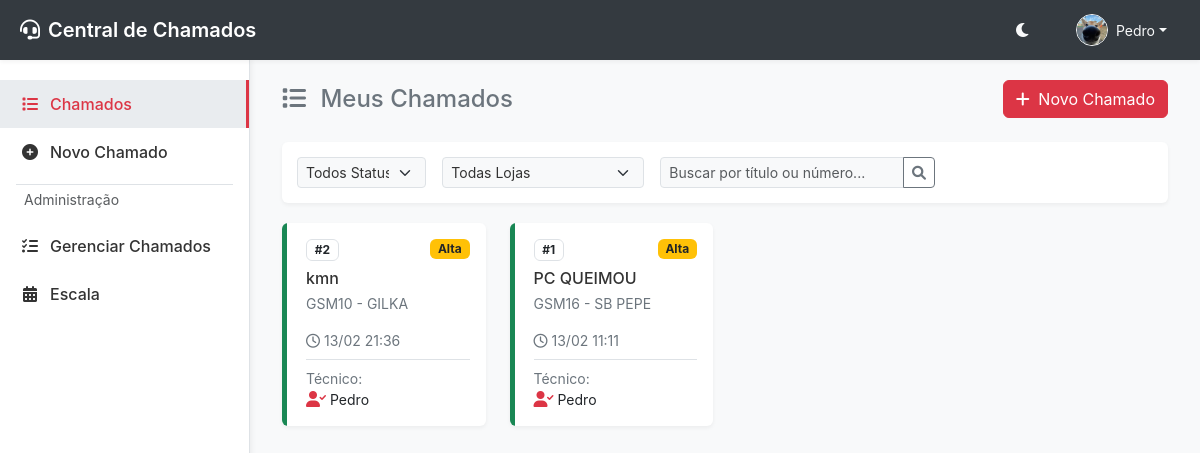
Page /chamados (signed in) on the committed database.
### app/models.py (models this page shows, shortened)
class User(UserMixin, db.Model):
    __tablename__ = 'users'
    id = db.Column(db.Integer, primary_key=True)
    username = db.Column(db.String(64), index=True, unique=True, nullable=False)
    email = db.Column(db.String(120), index=True, unique=True, nullable=False)
    password_hash = db.Column(db.String(256))
    role = db.Column(db.String(20), default='user', index=True) # user, technician, admin, manager, supervisor
    is_technician = db.Column(db.Boolean, default=False, index=True) # Secondary flag to allow admins/managers to act as technicians
    department = db.Column(db.String(100), index=True)
    profile_image = db.Column(db.String(255))
    is_active = db.Column(db.Boolean, default=True, index=True)
    created_at = db.Column(db.DateTime, default=datetime.utcnow)

### app/modules/chamados/models.py (models this page shows, shortened)
class Ticket(db.Model):
    __tablename__ = 'tickets'
    id = db.Column(db.Integer, primary_key=True)
    title = db.Column(db.String(100), nullable=False)
    description = db.Column(db.Text, nullable=False)
    status = db.Column(db.String(20), default='novo', index=True) # novo, aberto, pendente, resolvido, fechado
    priority = db.Column(db.String(20), default='media', index=True) # baixa, media, alta, critica
    category = db.Column(db.String(50))
    created_at = db.Column(db.DateTime, default=datetime.utcnow, index=True)
    updated_at = db.Column(db.DateTime, default=datetime.utcnow, onupdate=datetime.utcnow)
    due_date = db.Column(db.DateTime, nullable=True)
    closed_at = db.Column(db.DateTime, nullable=True)
    additional_info = db.Column(db.Text, nullable=True)
    attachment = db.Column(db.String(255), nullable=True)
    requester_id = db.Column(db.Integer, db.ForeignKey('users.id'), nullable=False, index=True)
    technician_id = db.Column(db.Integer, db.ForeignKey('users.id'), nullable=True, index=True)
    store_id = db.Column(db.Integer, db.ForeignKey('stores.id'), nullable=True, index=True)
    requester = db.relationship('User', foreign_keys=[requester_id], backref='tickets_requested')
    technician = db.relationship('User', foreign_keys=[technician_id], backref='tickets_assigned')
    store = db.relationship('Store', backref='tickets')
    tags = db.relationship('Tag', secondary=ticket_tags, backref=db.backref('tickets', lazy='dynamic'))

### app/modules/lojas/models.py (models this page shows, shortened)
class Store(db.Model):
    __tablename__ = 'stores'
    id = db.Column(db.Integer, primary_key=True)
    name = db.Column(db.String(100), unique=True, nullable=False, index=True)
    cnpj = db.Column(db.String(20))
    address = db.Column(db.String(200))
    manager = db.Column(db.String(100))

### app/modules/chamados/routes.py (the view)
@chamados_bp.route('/chamados')
@login_required
def listar_chamados():
    exclude_closed = request.args.get('exclude_closed') == 'true'
    tickets = service.list_tickets(exclude_closed=exclude_closed)
    stores = service.get_all_stores()
    return render_template('chamados.html', tickets=tickets, stores=stores, active_page='chamados', exclude_closed=exclude_closed)

### app/modules/chamados/repository.py (called while the page is built, shortened)
    def find_all(self, filters=None):
        query = Ticket.query.options(
            db.joinedload(Ticket.store),
            db.joinedload(Ticket.technician),
            db.joinedload(Ticket.requester)
        )
        return query.order_by(Ticket.created_at.desc()).all()

### app/modules/chamados/service.py (called while the page is built)
    def get_all_stores(self):
        from app.modules.lojas.models import Store
        from app.utils import natural_sort_key
        stores = Store.query.all()
        return sorted(stores, key=lambda x: natural_sort_key(x.name))

    def list_tickets(self, exclude_closed=False):
        filters = {}
        if exclude_closed:
            filters['exclude_closed'] = True
        return self.repository.find_all(filters)

### app/utils.py (called while the page is built)
def natural_sort_key(s):
    if not s:
        return []
    s = str(s).lower()
    return [int(text) if text.isdigit() else text for text in re.split('([0-9]+)', s)]

### app/templates/chamados.html (shortened to what this page needs)
{% extends "base.html" %}
{% block content %}
<div class="d-flex justify-content-between align-items-center mb-4 flex-wrap gap-2">
    <h4 class="mb-0 text-secondary">
        <i class="fas fa-list me-2"></i>
        Meus Chamados
    </h4>
    <div>
        <a href="{{ url_for('chamados.novo_chamado') }}" class="btn btn-primary"><i class="fas fa-plus me-1"></i> Novo Chamado</a>
    </div>
</div>
<div class="filter-bar">
    <form class="row g-3">
        <div class="col-md-2">
            <select class="form-select form-select-sm" aria-label="Status" id="statusFilter">
                <option value="all" selected>Todos Status</option>
            </select>
        </div>
        <div class="col-md-3">
            <select class="form-select form-select-sm" aria-label="Loja" id="storeFilter">
                <option value="all" selected>Todas Lojas</option>
            </select>
        </div>
        <div class="col-md-4">
            <div class="input-group input-group-sm">
                <input type="text" class="form-control" placeholder="Buscar por título ou número..." id="searchInput">
                <button class="btn btn-outline-secondary" type="button"><i class="fas fa-search"></i></button>
            </div>
        </div>
    </form>
</div>
<div class="row row-cols-1 row-cols-md-2 row-cols-lg-3 row-cols-xl-4 g-4" id="ticketsGrid">
    {% for ticket in tickets %}
    <div class="col ticket-item" data-status="{{ ticket.status|default('novo') }}" data-store="{{ ticket.store_id }}">
        <div class="card card-ticket h-100">
            <div class="status-indicator status-{{ ticket.status|default('novo') }}"></div>
            <div class="card-body ps-4">
                <div class="d-flex justify-content-between align-items-start mb-2">
                    <span class="badge border text-body">#{{ ticket.id }}</span>
                    <span class="badge bg-{{ 'danger' if ticket.priority == 'critica' else 'warning' if ticket.priority == 'alta' else 'info' if ticket.priority == 'media' else 'secondary' }} text-dark">{{ ticket.priority|capitalize }}</span>
                </div>
                <h6 class="card-title mb-1"><a href="{{ url_for('chamados.ver_chamado', id=ticket.id) }}" class="text-decoration-none stretched-link">{{ ticket.title }}</a></h6>
                <p class="card-text text-muted small mb-3">
                    {% if ticket.store %}
                    {{ ticket.store.name }}
                    {% else %}
                    Loja não informada
                    {% endif %}
                </p>
                <div class="d-flex justify-content-between align-items-center mt-auto">
                    <small class="text-muted"><i class="far fa-clock me-1"></i>{{ ticket.created_at.strftime('%d/%m %H:%M') }}</small>
                </div>
                <div class="mt-2 pt-2 border-top">
                    <small class="text-muted d-block">Técnico:</small>
                    <div class="d-flex justify-content-between align-items-center">
                        {% if ticket.technician %}
                        <div class="d-flex align-items-center">
                            <i class="fas fa-user-check text-primary me-1"></i> <span class="small">{{ ticket.technician.username }}</span>
                        </div>
                        {% else %}
                        <span class="fw-bold small text-secondary">Não atribuído</span>
                        {% endif %}
                    </div>
                </div>
            </div>
        </div>
    </div>
    {% else %}
    <div class="col-12 text-center py-5">
        <p class="text-muted">Nenhum chamado encontrado.</p>
    </div>
    {% endfor %}
</div>
{% endblock %}

### app/templates/base.html (shortened to what this page needs)
<!DOCTYPE html>
<html lang="pt-br">
<head>
    <link href="https://cdn.jsdelivr.net/npm/bootstrap@5.3.0/dist/css/bootstrap.min.css" rel="stylesheet">
    <link href="https://cdnjs.cloudflare.com/ajax/libs/font-awesome/6.0.0/css/all.min.css" rel="stylesheet">
    <link rel="stylesheet" href="{{ url_for('static', filename='css/style.css') }}?v=5">
    <link rel="stylesheet" href="{{ url_for('static', filename='css/mobile.css') }}?v=1">
</head>
<body>
    {% if current_user.is_authenticated %}
    <nav class="topbar">
        <div class="brand">
            <i class="fas fa-headset me-2"></i> Central de Chamados
        </div>
        <div class="user-menu">
            <button class="btn btn-link text-light p-0 me-3" id="theme-toggle" title="Alternar Tema">
                <i class="fas fa-moon"></i>
            </button>
            <div class="dropdown">
                <button class="btn btn-link text-light text-decoration-none dropdown-toggle d-flex align-items-center" type="button" id="userDropdown" data-bs-toggle="dropdown" aria-expanded="false">
                    {% if current_user.profile_image %}
                    <img src="{{ url_for('static', filename='uploads/profiles/' + current_user.profile_image) }}" alt="Avatar" class="rounded-circle border border-light" style="width: 32px; height: 32px; object-fit: cover;">
                    {% else %}
                    <i class="fas fa-user-circle fa-lg"></i>
                    {% endif %}
                    <span class="ms-2 small d-none d-md-inline">{{ current_user.username }}</span>
                </button>
            </div>
        </div>
    </nav>
    {% endif %}
    {% if current_user.is_authenticated %}
    <div class="sidebar bg-surface">
        <nav class="nav flex-column">
            <a class="nav-link {% if active_page == 'chamados' %}active{% endif %}" href="{{ url_for('chamados.listar_chamados') }}">
                <i class="fas fa-list"></i> Chamados
            </a>
            <a class="nav-link {% if active_page == 'novo_chamado' %}active{% endif %}" href="{{ url_for('chamados.novo_chamado') }}">
                <i class="fas fa-plus-circle"></i> Novo Chamado
            </a>
            {% if current_user.role in ['admin', 'manager', 'supervisor', 'tecnico'] %}
            <div class="border-top my-2 mx-3 text-muted small px-2 py-1">Administração</div>
            <a class="nav-link {% if active_page == 'gerenciar_chamados' %}active{% endif %}" href="{{ url_for('chamados.gerenciar_chamados') }}">
                <i class="fas fa-tasks"></i> Gerenciar Chamados
            </a>
            {% endif %}
            {% if current_user.role in ['admin', 'manager', 'supervisor', 'tecnico'] %}
            <a class="nav-link {% if active_page == 'escala' %}active{% endif %}" href="{{ url_for('escala.index') }}">
                <i class="fas fa-calendar-alt"></i> Escala
            </a>
            {% endif %}
        </nav>
    </div>
    {% endif %}
    <main class="main-content" {% if not current_user.is_authenticated %}style="margin-left: 0; padding-top: 20px;"{% endif %}>
        <div class="container-fluid">
            {% block content %}{% endblock %}
        </div>
    </main>
</body>
</html>

### rows in the picture
User: profile_image (picture), username "Pedro"
Ticket: id "2", priority "Alta", title "kmn", store.name "GSM10 - GILKA", created_at "13/02 21:36", technician.username "Pedro"
Ticket: id "1", priority "Alta", title "PC QUEIMOU", store.name "GSM16 - SB PEPE", created_at "13/02 11:11", technician.username "Pedro"
